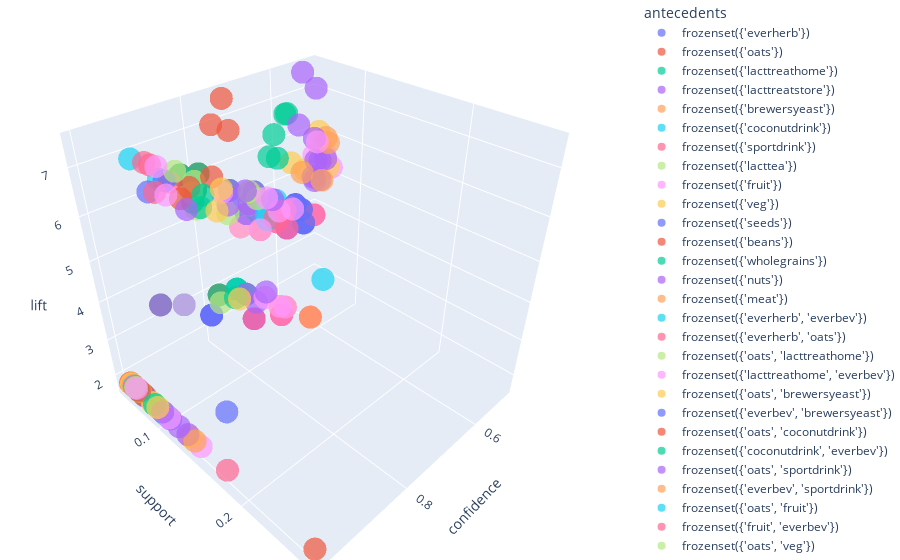

The cell this chart's notebook holds for it:
### Markdown cell above
__Antecedent:__ refers to the items on the LEFT ie., the item which the customer buy.

__Consequent:__ refers to the items on the RIGHT ie., the item which the customer follows to buy.

### Code cell
fig = px.scatter_3d(rules, x='confidence', y='support', z='lift', opacity=0.7, color='antecedents')
                    #color='petal_length', symbol='species')
# tight layout
fig.update_layout(margin=dict(l=0, r=0, b=0, t=0))
fig.show()

### Figure 1 — Plotly figure (JSON) as saved in the notebook; plotly's stock layout.template omitted (floating-point values rounded to 4 significant figures)
{"data": [{"hovertemplate": "antecedents=frozenset({'everherb'})<br>confidence=%{x}<br>support=%{y}<br>lift=%{z}<extra></extra>", "legendgroup": "frozenset({'everherb'})", "marker": {"color": "#636efa", "opacity": 0.7, "symbol": "circle"}, "mode": "markers", "name": "frozenset({'everherb'})", "scene": "scene", "showlegend": true, "type": "scatter3d", "x": [0.9105], "y": [0.1283], "z": [1.641]}, {"hovertemplate": "antecedents=frozenset({'oats'})<br>confidence=%{x}<br>support=%{y}<br>lift=%{z}<extra></extra>", "legendgroup": "frozenset({'oats'})", "marker": {"color": "#EF553B", "opacity": 0.7, "symbol": "circle"}, "mode": "markers", "name": "frozenset({'oats'})", "scene": "scene", "showlegend": true, "type": "scatter3d", "x": [1], "y": [0.2648], "z": [1.802]}, {"hovertemplate": "antecedents=frozenset({'lacttreathome'})<br>confidence=%{x}<br>support=%{y}<br>lift=%{z}<extra></extra>", "legendgroup": "frozenset({'lacttreathome'})", "marker": {"color": "#00cc96", "opacity": 0.7, "symbol": "circle"}, "mode": "markers", "name": "frozenset({'lacttreathome'})", "scene": "scene", "showlegend": true, "type": "scatter3d", "x": [1, 0.8723, 0.8723], "y": [0.06973, 0.06083, 0.06083], "z": [1.802, 3.294, 3.294]}, {"hovertemplate": "antecedents=frozenset({'lacttreatstore'})<br>confidence=%{x}<br>support=%{y}<br>lift=%{z}<extra></extra>", "legendgroup": "frozenset({'lacttreatstore'})", "marker": {"color": "#ab63fa", "opacity": 0.7, "symbol": "circle"}, "mode": "markers", "name": "frozenset({'lacttreatstore'})", "scene": "scene", "showlegend": true, "type": "scatter3d", "x": [1], "y": [0.07418], "z": [1.802]}, {"hovertemplate": "antecedents=frozenset({'brewersyeast'})<br>confidence=%{x}<br>support=%{y}<br>lift=%{z}<extra></extra>", "legendgroup": "frozenset({'brewersyeast'})", "marker": {"color": "#FFA15A", "opacity": 0.7, "symbol": "circle"}, "mode": "markers", "name": "frozenset({'brewersyeast'})", "scene": "scene", "showlegend": true, "type": "scatter3d", "x": [1, 0.9125, 0.9125], "y": [0.05935, 0.05415, 0.05415], "z": [1.802, 3.446, 3.446]}, {"hovertemplate": "antecedents=frozenset({'coconutdrink'})<br>confidence=%{x}<br>support=%{y}<br>lift=%{z}<extra></extra>", "legendgroup": "frozenset({'coconutdrink'})", "marker": {"color": "#19d3f3", "opacity": 0.7, "symbol": "circle"}, "mode": "markers", "name": "frozenset({'coconutdrink'})", "scene": "scene", "showlegend": true, "type": "scatter3d", "x": [1, 0.732, 0.732], "y": [0.07196, 0.05267, 0.05267], "z": [1.802, 2.764, 2.764]}, {"hovertemplate": "antecedents=frozenset({'sportdrink'})<br>confidence=%{x}<br>support=%{y}<br>lift=%{z}<extra></extra>", "legendgroup": "frozenset({'sportdrink'})", "marker": {"color": "#FF6692", "opacity": 0.7, "symbol": "circle"}, "mode": "markers", "name": "frozenset({'sportdrink'})", "scene": "scene", "showlegend": true, "type": "scatter3d", "x": [1, 0.6736, 0.6736], "y": [0.1773, 0.1194, 0.1194], "z": [1.802, 2.544, 2.544]}, {"hovertemplate": "antecedents=frozenset({'lacttea'})<br>confidence=%{x}<br>support=%{y}<br>lift=%{z}<extra></extra>", "legendgroup": "frozenset({'lacttea'})", "marker": {"color": "#B6E880", "opacity": 0.7, "symbol": "circle"}, "mode": "markers", "name": "frozenset({'lacttea'})", "scene": "scene", "showlegend": true, "type": "scatter3d", "x": [1], "y": [0.06009], "z": [1.802]}, {"hovertemplate": "antecedents=frozenset({'fruit'})<br>confidence=%{x}<br>support=%{y}<br>lift=%{z}<extra></extra>", "legendgroup": "frozenset({'fruit'})", "marker": {"color": "#FF97FF", "opacity": 0.7, "symbol": "circle"}, "mode": "markers", "name": "frozenset({'fruit'})", "scene": "scene", "showlegend": true, "type": "scatter3d", "x": [1, 0.7222, 0.7374, 0.5859, 0.7273, 0.7222, 0.7374, 0.5859, 0.7273, 0.5404, 0.5101, 0.5859], "y": [0.1469, 0.1061, 0.1083, 0.08605, 0.1068, 0.1061, 0.1083, 0.08605, 0.1068, 0.07938, 0.07493, 0.08605], "z": [1.802, 2.727, 5.522, 4.487, 5.215, 2.727, 5.522, 4.487, 5.215, 5.781, 5.289, 5.983]}, {"hovertemplate": "antecedents=frozenset({'veg'})<br>confidence=%{x}<br>support=%{y}<br>lift=%{z}<extra></extra>", "legendgroup": "frozenset({'veg'})", "marker": {"color": "#FECB52", "opacity": 0.7, "symbol": "circle"}, "mode": "markers", "name": "frozenset({'veg'})", "scene": "scene", "showlegend": true, "type": "scatter3d", "x": [1, 0.7, 0.8111, 0.65, 0.7333, 0.7, 0.8111, 0.65, 0.7333, 0.5944, 0.5, 0.5389, 0.6444, 0.5333], "y": [0.1335, 0.09347, 0.1083, 0.0868, 0.09792, 0.09347, 0.1083, 0.0868, 0.09792, 0.07938, 0.06677, 0.07196, 0.08605, 0.07122], "z": [1.802, 2.643, 5.522, 4.978, 5.258, 2.643, 5.522, 4.978, 5.258, 5.604, 5.185, 6.262, 6.033, 5.845]}, {"hovertemplate": "antecedents=frozenset({'seeds'})<br>confidence=%{x}<br>support=%{y}<br>lift=%{z}<extra></extra>", "legendgroup": "frozenset({'seeds'})", "marker": {"color": "#636efa", "opacity": 0.7, "symbol": "circle"}, "mode": "markers", "name": "frozenset({'seeds'})", "scene": "scene", "showlegend": true, "type": "scatter3d", "x": [1, 0.8496, 0.5414, 0.5489, 0.5714, 0.8496, 0.5414, 0.5489, 0.5714], "y": [0.09866, 0.08383, 0.05341, 0.05415, 0.05638, 0.08383, 0.05341, 0.05415, 0.05638], "z": [1.802, 3.208, 3.686, 4.11, 4.377, 3.208, 3.686, 4.11, 4.377]}, {"hovertemplate": "antecedents=frozenset({'beans'})<br>confidence=%{x}<br>support=%{y}<br>lift=%{z}<extra></extra>", "legendgroup": "frozenset({'beans'})", "marker": {"color": "#EF553B", "opacity": 0.7, "symbol": "circle"}, "mode": "markers", "name": "frozenset({'beans'})", "scene": "scene", "showlegend": true, "type": "scatter3d", "x": [1, 0.7835, 0.8247, 0.8454, 0.8041, 0.8144, 0.7835, 0.8247, 0.8454, 0.8041, 0.8144, 0.7629, 0.7216, 0.732], "y": [0.07196, 0.05638, 0.05935, 0.06083, 0.05786, 0.05861, 0.05638, 0.05935, 0.06083, 0.05786, 0.05861, 0.0549, 0.05193, 0.05267], "z": [1.802, 2.958, 5.615, 6.331, 6.159, 5.84, 2.958, 5.615, 6.331, 6.159, 5.84, 7.044, 6.755, 7.475]}, {"hovertemplate": "antecedents=frozenset({'wholegrains'})<br>confidence=%{x}<br>support=%{y}<br>lift=%{z}<extra></extra>", "legendgroup": "frozenset({'wholegrains'})", "marker": {"color": "#00cc96", "opacity": 0.7, "symbol": "circle"}, "mode": "markers", "name": "frozenset({'wholegrains'})", "scene": "scene", "showlegend": true, "type": "scatter3d", "x": [1, 0.7288, 0.7119, 0.7542, 0.6864, 0.7034, 0.7288, 0.7119, 0.7542, 0.6864, 0.7034, 0.6356, 0.6102, 0.5763, 0.6186], "y": [0.08754, 0.0638, 0.06231, 0.06602, 0.06009, 0.06157, 0.0638, 0.06231, 0.06602, 0.06009, 0.06157, 0.05564, 0.05341, 0.05045, 0.05415], "z": [1.802, 2.752, 4.846, 5.648, 5.258, 5.043, 2.752, 4.846, 5.648, 5.258, 5.043, 5.868, 5.712, 6.639, 6.318]}, {"hovertemplate": "antecedents=frozenset({'nuts'})<br>confidence=%{x}<br>support=%{y}<br>lift=%{z}<extra></extra>", "legendgroup": "frozenset({'nuts'})", "marker": {"color": "#ab63fa", "opacity": 0.7, "symbol": "circle"}, "mode": "markers", "name": "frozenset({'nuts'})", "scene": "scene", "showlegend": true, "type": "scatter3d", "x": [1, 0.7841, 0.6591, 0.6648, 0.6989, 0.7841, 0.6591, 0.6648, 0.6989, 0.5284, 0.5057, 0.5284, 0.5511, 0.5568, 0.5455], "y": [0.1306, 0.1024, 0.08605, 0.0868, 0.09125, 0.1024, 0.08605, 0.0868, 0.09125, 0.06899, 0.06602, 0.06899, 0.07196, 0.0727, 0.07122], "z": [1.802, 2.961, 4.487, 4.978, 5.011, 2.961, 4.487, 4.978, 5.011, 4.981, 5.41, 5.479, 5.089, 5.212, 5.57]}, {"hovertemplate": "antecedents=frozenset({'meat'})<br>confidence=%{x}<br>support=%{y}<br>lift=%{z}<extra></extra>", "legendgroup": "frozenset({'meat'})", "marker": {"color": "#FFA15A", "opacity": 0.7, "symbol": "circle"}, "mode": "markers", "name": "frozenset({'meat'})", "scene": "scene", "showlegend": true, "type": "scatter3d", "x": [1, 0.6915, 0.766, 0.7021, 0.6543, 0.6915, 0.766, 0.7021, 0.6543, 0.5372, 0.617, 0.5213, 0.5106], "y": [0.1395, 0.09644, 0.1068, 0.09792, 0.09125, 0.09644, 0.1068, 0.09792, 0.09125, 0.07493, 0.08605, 0.0727, 0.07122], "z": [1.802, 2.611, 5.215, 5.258, 5.011, 2.611, 5.215, 5.258, 5.011, 5.064, 5.697, 6.058, 5.883]}, {"hovertemplate": "antecedents=frozenset({'everherb', 'everbev'})<br>confidence=%{x}<br>support=%{y}<br>lift=%{z}<extra></extra>", "legendgroup": "frozenset({'everherb', 'everbev'})", "marker": {"color": "#19d3f3", "opacity": 0.7, "symbol": "circle"}, "mode": "markers", "name": "frozenset({'everherb', 'everbev'})", "scene": "scene", "showlegend": true, "type": "scatter3d", "x": [0.5087], "y": [0.06528], "z": [1.921]}, {"hovertemplate": "antecedents=frozenset({'everherb', 'oats'})<br>confidence=%{x}<br>support=%{y}<br>lift=%{z}<extra></extra>", "legendgroup": "frozenset({'everherb', 'oats'})", "marker": {"color": "#FF6692", "opacity": 0.7, "symbol": "circle"}, "mode": "markers", "name": "frozenset({'everherb', 'oats'})", "scene": "scene", "showlegend": true, "type": "scatter3d", "x": [1], "y": [0.06528], "z": [1.802]}, {"hovertemplate": "antecedents=frozenset({'oats', 'lacttreathome'})<br>confidence=%{x}<br>support=%{y}<br>lift=%{z}<extra></extra>", "legendgroup": "frozenset({'oats', 'lacttreathome'})", "marker": {"color": "#B6E880", "opacity": 0.7, "symbol": "circle"}, "mode": "markers", "name": "frozenset({'oats', 'lacttreathome'})", "scene": "scene", "showlegend": true, "type": "scatter3d", "x": [1], "y": [0.06083], "z": [1.802]}, {"hovertemplate": "antecedents=frozenset({'lacttreathome', 'everbev'})<br>confidence=%{x}<br>support=%{y}<br>lift=%{z}<extra></extra>", "legendgroup": "frozenset({'lacttreathome', 'everbev'})", "marker": {"color": "#FF97FF", "opacity": 0.7, "symbol": "circle"}, "mode": "markers", "name": "frozenset({'lacttreathome', 'everbev'})", "scene": "scene", "showlegend": true, "type": "scatter3d", "x": [0.8723], "y": [0.06083], "z": [3.294]}, {"hovertemplate": "antecedents=frozenset({'oats', 'brewersyeast'})<br>confidence=%{x}<br>support=%{y}<br>lift=%{z}<extra></extra>", "legendgroup": "frozenset({'oats', 'brewersyeast'})", "marker": {"color": "#FECB52", "opacity": 0.7, "symbol": "circle"}, "mode": "markers", "name": "frozenset({'oats', 'brewersyeast'})", "scene": "scene", "showlegend": true, "type": "scatter3d", "x": [1], "y": [0.05415], "z": [1.802]}, {"hovertemplate": "antecedents=frozenset({'everbev', 'brewersyeast'})<br>confidence=%{x}<br>support=%{y}<br>lift=%{z}<extra></extra>", "legendgroup": "frozenset({'everbev', 'brewersyeast'})", "marker": {"color": "#636efa", "opacity": 0.7, "symbol": "circle"}, "mode": "markers", "name": "frozenset({'everbev', 'brewersyeast'})", "scene": "scene", "showlegend": true, "type": "scatter3d", "x": [0.9125], "y": [0.05415], "z": [3.446]}, {"hovertemplate": "antecedents=frozenset({'oats', 'coconutdrink'})<br>confidence=%{x}<br>support=%{y}<br>lift=%{z}<extra></extra>", "legendgroup": "frozenset({'oats', 'coconutdrink'})", "marker": {"color": "#EF553B", "opacity": 0.7, "symbol": "circle"}, "mode": "markers", "name": "frozenset({'oats', 'coconutdrink'})", "scene": "scene", "showlegend": true, "type": "scatter3d", "x": [1], "y": [0.05267], "z": [1.802]}, {"hovertemplate": "antecedents=frozenset({'coconutdrink', 'everbev'})<br>confidence=%{x}<br>support=%{y}<br>lift=%{z}<extra></extra>", "legendgroup": "frozenset({'coconutdrink', 'everbev'})", "marker": {"color": "#00cc96", "opacity": 0.7, "symbol": "circle"}, "mode": "markers", "name": "frozenset({'coconutdrink', 'everbev'})", "scene": "scene", "showlegend": true, "type": "scatter3d", "x": [0.732], "y": [0.05267], "z": [2.764]}, {"hovertemplate": "antecedents=frozenset({'oats', 'sportdrink'})<br>confidence=%{x}<br>support=%{y}<br>lift=%{z}<extra></extra>", "legendgroup": "frozenset({'oats', 'sportdrink'})", "marker": {"color": "#ab63fa", "opacity": 0.7, "symbol": "circle"}, "mode": "markers", "name": "frozenset({'oats', 'sportdrink'})", "scene": "scene", "showlegend": true, "type": "scatter3d", "x": [1], "y": [0.1194], "z": [1.802]}, {"hovertemplate": "antecedents=frozenset({'everbev', 'sportdrink'})<br>confidence=%{x}<br>support=%{y}<br>lift=%{z}<extra></extra>", "legendgroup": "frozenset({'everbev', 'sportdrink'})", "marker": {"color": "#FFA15A", "opacity": 0.7, "symbol": "circle"}, "mode": "markers", "name": "frozenset({'everbev', 'sportdrink'})", "scene": "scene", "showlegend": true, "type": "scatter3d", "x": [0.6736], "y": [0.1194], "z": [2.544]}, {"hovertemplate": "antecedents=frozenset({'oats', 'fruit'})<br>confidence=%{x}<br>support=%{y}<br>lift=%{z}<extra></extra>", "legendgroup": "frozenset({'oats', 'fruit'})", "marker": {"color": "#19d3f3", "opacity": 0.7, "symbol": "circle"}, "mode": "markers", "name": "frozenset({'oats', 'fruit'})", "scene": "scene", "showlegend": true, "type": "scatter3d", "x": [1, 0.7483, 0.6503, 0.7063], "y": [0.1061, 0.07938, 0.06899, 0.07493], "z": [1.802, 5.604, 4.981, 5.064]}, {"hovertemplate": "antecedents=frozenset({'fruit', 'everbev'})<br>confidence=%{x}<br>support=%{y}<br>lift=%{z}<extra></extra>", "legendgroup": "frozenset({'fruit', 'everbev'})", "marker": {"color": "#FF6692", "opacity": 0.7, "symbol": "circle"}, "mode": "markers", "name": "frozenset({'fruit', 'everbev'})", "scene": "scene", "showlegend": true, "type": "scatter3d", "x": [0.7222, 0.7374, 0.5859, 0.7273], "y": [0.1061, 0.1083, 0.08605, 0.1068], "z": [2.727, 5.522, 4.487, 5.215]}, {"hovertemplate": "antecedents=frozenset({'oats', 'veg'})<br>confidence=%{x}<br>support=%{y}<br>lift=%{z}<extra></extra>", "legendgroup": "frozenset({'oats', 'veg'})", "marker": {"color": "#B6E880", "opacity": 0.7, "symbol": "circle"}, "mode": "markers", "name": "frozenset({'oats', 'veg'})", "scene": "scene", "showlegend": true, "type": "scatter3d", "x": [1, 0.8492, 0.7063, 0.7143], "y": [0.09347, 0.07938, 0.06602, 0.06677], "z": [1.802, 5.781, 5.41, 5.122]}, {"hovertemplate": "antecedents=frozenset({'everbev', 'veg'})<br>confidence=%{x}<br>support=%{y}<br>lift=%{z}<extra></extra>", "legendgroup": "frozenset({'everbev', 'veg'})", "marker": {"color": "#FF97FF", "opacity": 0.7, "symbol": "circle"}, "mode": "markers", "name": "frozenset({'everbev', 'veg'})", "scene": "scene", "showlegend": true, "type": "scatter3d", "x": [0.7, 0.8111, 0.65, 0.7333], "y": [0.09347, 0.1083, 0.0868, 0.09792], "z": [2.643, 5.522, 4.978, 5.258]}, {"hovertemplate": "antecedents=frozenset({'oats', 'seeds'})<br>confidence=%{x}<br>support=%{y}<br>lift=%{z}<extra></extra>", "legendgroup": "frozenset({'oats', 'seeds'})", "marker": {"color": "#FECB52", "opacity": 0.7, "symbol": "circle"}, "mode": "markers", "name": "frozenset({'oats', 'seeds'})", "scene": "scene", "showlegend": true, "type": "scatter3d", "x": [1], "y": [0.08383], "z": [1.802]}, {"hovertemplate": "antecedents=frozenset({'everbev', 'seeds'})<br>confidence=%{x}<br>support=%{y}<br>lift=%{z}<extra></extra>", "legendgroup": "frozenset({'everbev', 'seeds'})", "marker": {"color": "#636efa", "opacity": 0.7, "symbol": "circle"}, "mode": "markers", "name": "frozenset({'everbev', 'seeds'})", "scene": "scene", "showlegend": true, "type": "scatter3d", "x": [0.8496, 0.5414, 0.5489, 0.5714], "y": [0.08383, 0.05341, 0.05415, 0.05638], "z": [3.208, 3.686, 4.11, 4.377]}, {"hovertemplate": "antecedents=frozenset({'oats', 'beans'})<br>confidence=%{x}<br>support=%{y}<br>lift=%{z}<extra></extra>", "legendgroup": "frozenset({'oats', 'beans'})", "marker": {"color": "#EF553B", "opacity": 0.7, "symbol": "circle"}, "mode": "markers", "name": "frozenset({'oats', 'beans'})", "scene": "scene", "showlegend": true, "type": "scatter3d", "x": [1], "y": [0.05638], "z": [1.802]}, {"hovertemplate": "antecedents=frozenset({'everbev', 'beans'})<br>confidence=%{x}<br>support=%{y}<br>lift=%{z}<extra></extra>", "legendgroup": "frozenset({'everbev', 'beans'})", "marker": {"color": "#00cc96", "opacity": 0.7, "symbol": "circle"}, "mode": "markers", "name": "frozenset({'everbev', 'beans'})", "scene": "scene", "showlegend": true, "type": "scatter3d", "x": [0.7835, 0.8247, 0.8454, 0.8041, 0.8144], "y": [0.05638, 0.05935, 0.06083, 0.05786, 0.05861], "z": [2.958, 5.615, 6.331, 6.159, 5.84]}, {"hovertemplate": "antecedents=frozenset({'wholegrains', 'everbev'})<br>confidence=%{x}<br>support=%{y}<br>lift=%{z}<extra></extra>", "legendgroup": "frozenset({'wholegrains', 'everbev'})", "marker": {"color": "#ab63fa", "opacity": 0.7, "symbol": "circle"}, "mode": "markers", "name": "frozenset({'wholegrains', 'everbev'})", "scene": "scene", "showlegend": true, "type": "scatter3d", "x": [0.7288, 0.7119, 0.7542, 0.6864, 0.7034], "y": [0.0638, 0.06231, 0.06602, 0.06009, 0.06157], "z": [2.752, 4.846, 5.648, 5.258, 5.043]}, {"hovertemplate": "antecedents=frozenset({'wholegrains', 'oats'})<br>confidence=%{x}<br>support=%{y}<br>lift=%{z}<extra></extra>", "legendgroup": "frozenset({'wholegrains', 'oats'})", "marker": {"color": "#FFA15A", "opacity": 0.7, "symbol": "circle"}, "mode": "markers", "name": "frozenset({'wholegrains', 'oats'})", "scene": "scene", "showlegend": true, "type": "scatter3d", "x": [1], "y": [0.0638], "z": [1.802]}, {"hovertemplate": "antecedents=frozenset({'oats', 'nuts'})<br>confidence=%{x}<br>support=%{y}<br>lift=%{z}<extra></extra>", "legendgroup": "frozenset({'oats', 'nuts'})", "marker": {"color": "#19d3f3", "opacity": 0.7, "symbol": "circle"}, "mode": "markers", "name": "frozenset({'oats', 'nuts'})", "scene": "scene", "showlegend": true, "type": "scatter3d", "x": [1, 0.6739, 0.6449, 0.6739], "y": [0.1024, 0.06899, 0.06602, 0.06899], "z": [1.802, 4.588, 4.83, 4.832]}, {"hovertemplate": "antecedents=frozenset({'nuts', 'everbev'})<br>confidence=%{x}<br>support=%{y}<br>lift=%{z}<extra></extra>", "legendgroup": "frozenset({'nuts', 'everbev'})", "marker": {"color": "#FF6692", "opacity": 0.7, "symbol": "circle"}, "mode": "markers", "name": "frozenset({'nuts', 'everbev'})", "scene": "scene", "showlegend": true, "type": "scatter3d", "x": [0.7841, 0.6591, 0.6648, 0.6989], "y": [0.1024, 0.08605, 0.0868, 0.09125], "z": [2.961, 4.487, 4.978, 5.011]}, {"hovertemplate": "antecedents=frozenset({'oats', 'meat'})<br>confidence=%{x}<br>support=%{y}<br>lift=%{z}<extra></extra>", "legendgroup": "frozenset({'oats', 'meat'})", "marker": {"color": "#B6E880", "opacity": 0.7, "symbol": "circle"}, "mode": "markers", "name": "frozenset({'oats', 'meat'})", "scene": "scene", "showlegend": true, "type": "scatter3d", "x": [1, 0.7769, 0.6923, 0.7154], "y": [0.09644, 0.07493, 0.06677, 0.06899], "z": [1.802, 5.289, 5.185, 5.479]}, {"hovertemplate": "antecedents=frozenset({'everbev', 'meat'})<br>confidence=%{x}<br>support=%{y}<br>lift=%{z}<extra></extra>", "legendgroup": "frozenset({'everbev', 'meat'})", "marker": {"color": "#FF97FF", "opacity": 0.7, "symbol": "circle"}, "mode": "markers", "name": "frozenset({'everbev', 'meat'})", "scene": "scene", "showlegend": true, "type": "scatter3d", "x": [0.6915, 0.766, 0.7021, 0.6543], "y": [0.09644, 0.1068, 0.09792, 0.09125], "z": [2.611, 5.215, 5.258, 5.011]}, {"hovertemplate": "antecedents=frozenset({'fruit', 'sportdrink'})<br>confidence=%{x}<br>support=%{y}<br>lift=%{z}<extra></extra>", "legendgroup": "frozenset({'fruit', 'sportdrink'})", "marker": {"color": "#FECB52", "opacity": 0.7, "symbol": "circle"}, "mode": "markers", "name": "frozenset({'fruit', 'sportdrink'})", "scene": "scene", "showlegend": true, "type": "scatter3d", "x": [1], "y": [0.06677], "z": [1.802]}, {"hovertemplate": "antecedents=frozenset({'sportdrink', 'veg'})<br>confidence=%{x}<br>support=%{y}<br>lift=%{z}<extra></extra>", "legendgroup": "frozenset({'sportdrink', 'veg'})", "marker": {"color": "#636efa", "opacity": 0.7, "symbol": "circle"}, "mode": "markers", "name": "frozenset({'sportdrink', 'veg'})", "scene": "scene", "showlegend": true, "type": "scatter3d", "x": [1], "y": [0.05935], "z": [1.802]}, {"hovertemplate": "antecedents=frozenset({'nuts', 'sportdrink'})<br>confidence=%{x}<br>support=%{y}<br>lift=%{z}<extra></extra>", "legendgroup": "frozenset({'nuts', 'sportdrink'})", "marker": {"color": "#EF553B", "opacity": 0.7, "symbol": "circle"}, "mode": "markers", "name": "frozenset({'nuts', 'sportdrink'})", "scene": "scene", "showlegend": true, "type": "scatter3d", "x": [1], "y": [0.05638], "z": [1.802]}, {"hovertemplate": "antecedents=frozenset({'sportdrink', 'meat'})<br>confidence=%{x}<br>support=%{y}<br>lift=%{z}<extra></extra>", "legendgroup": "frozenset({'sportdrink', 'meat'})", "marker": {"color": "#00cc96", "opacity": 0.7, "symbol": "circle"}, "mode": "markers", "name": "frozenset({'sportdrink', 'meat'})", "scene": "scene", "showlegend": true, "type": "scatter3d", "x": [1], "y": [0.0638], "z": [1.802]}, {"hovertemplate": "antecedents=frozenset({'fruit', 'veg'})<br>confidence=%{x}<br>support=%{y}<br>lift=%{z}<extra></extra>", "legendgroup": "frozenset({'fruit', 'veg'})", "marker": {"color": "#ab63fa", "opacity": 0.7, "symbol": "circle"}, "mode": "markers", "name": "frozenset({'fruit', 'veg'})", "scene": "scene", "showlegend": true, "type": "scatter3d", "x": [1, 0.7329, 0.5068, 0.5137, 0.6644, 0.7945], "y": [0.1083, 0.07938, 0.0549, 0.05564, 0.07196, 0.08605], "z": [1.802, 2.767, 7.044, 5.868, 5.089, 5.697]}, {"hovertemplate": "antecedents=frozenset({'fruit', 'seeds'})<br>confidence=%{x}<br>support=%{y}<br>lift=%{z}<extra></extra>", "legendgroup": "frozenset({'fruit', 'seeds'})", "marker": {"color": "#FFA15A", "opacity": 0.7, "symbol": "circle"}, "mode": "markers", "name": "frozenset({'fruit', 'seeds'})", "scene": "scene", "showlegend": true, "type": "scatter3d", "x": [1], "y": [0.05341], "z": [1.802]}, {"hovertemplate": "antecedents=frozenset({'fruit', 'beans'})<br>confidence=%{x}<br>support=%{y}<br>lift=%{z}<extra></extra>", "legendgroup": "frozenset({'fruit', 'beans'})", "marker": {"color": "#19d3f3", "opacity": 0.7, "symbol": "circle"}, "mode": "markers", "name": "frozenset({'fruit', 'beans'})", "scene": "scene", "showlegend": true, "type": "scatter3d", "x": [1, 0.925, 0.875], "y": [0.05935, 0.0549, 0.05193], "z": [1.802, 6.927, 6.274]}, {"hovertemplate": "antecedents=frozenset({'wholegrains', 'fruit'})<br>confidence=%{x}<br>support=%{y}<br>lift=%{z}<extra></extra>", "legendgroup": "frozenset({'wholegrains', 'fruit'})", "marker": {"color": "#FF6692", "opacity": 0.7, "symbol": "circle"}, "mode": "markers", "name": "frozenset({'wholegrains', 'fruit'})", "scene": "scene", "showlegend": true, "type": "scatter3d", "x": [1, 0.8929, 0.8571], "y": [0.06231, 0.05564, 0.05341], "z": [1.802, 6.687, 6.146]}, {"hovertemplate": "antecedents=frozenset({'fruit', 'nuts'})<br>confidence=%{x}<br>support=%{y}<br>lift=%{z}<extra></extra>", "legendgroup": "frozenset({'fruit', 'nuts'})", "marker": {"color": "#B6E880", "opacity": 0.7, "symbol": "circle"}, "mode": "markers", "name": "frozenset({'fruit', 'nuts'})", "scene": "scene", "showlegend": true, "type": "scatter3d", "x": [1, 0.8017, 0.8362, 0.8448], "y": [0.08605, 0.06899, 0.07196, 0.0727], "z": [1.802, 3.027, 6.262, 6.058]}, {"hovertemplate": "antecedents=frozenset({'fruit', 'meat'})<br>confidence=%{x}<br>support=%{y}<br>lift=%{z}<extra></extra>", "legendgroup": "frozenset({'fruit', 'meat'})", "marker": {"color": "#FF97FF", "opacity": 0.7, "symbol": "circle"}, "mode": "markers", "name": "frozenset({'fruit', 'meat'})", "scene": "scene", "showlegend": true, "type": "scatter3d", "x": [1, 0.7014, 0.8056, 0.5, 0.6806], "y": [0.1068, 0.07493, 0.08605, 0.05341, 0.0727], "z": [1.802, 2.648, 6.033, 5.712, 5.212]}, {"hovertemplate": "antecedents=frozenset({'seeds', 'veg'})<br>confidence=%{x}<br>support=%{y}<br>lift=%{z}<extra></extra>", "legendgroup": "frozenset({'seeds', 'veg'})", "marker": {"color": "#FECB52", "opacity": 0.7, "symbol": "circle"}, "mode": "markers", "name": "frozenset({'seeds', 'veg'})", "scene": "scene", "showlegend": true, "type": "scatter3d", "x": [1], "y": [0.05415], "z": [1.802]}, {"hovertemplate": "antecedents=frozenset({'beans', 'veg'})<br>confidence=%{x}<br>support=%{y}<br>lift=%{z}<extra></extra>", "legendgroup": "frozenset({'beans', 'veg'})", "marker": {"color": "#636efa", "opacity": 0.7, "symbol": "circle"}, "mode": "markers", "name": "frozenset({'beans', 'veg'})", "scene": "scene", "showlegend": true, "type": "scatter3d", "x": [1, 0.9024, 0.8659], "y": [0.06083, 0.0549, 0.05267], "z": [1.802, 6.144, 6.208]}, {"hovertemplate": "antecedents=frozenset({'wholegrains', 'veg'})<br>confidence=%{x}<br>support=%{y}<br>lift=%{z}<extra></extra>", "legendgroup": "frozenset({'wholegrains', 'veg'})", "marker": {"color": "#EF553B", "opacity": 0.7, "symbol": "circle"}, "mode": "markers", "name": "frozenset({'wholegrains', 'veg'})", "scene": "scene", "showlegend": true, "type": "scatter3d", "x": [1, 0.8427, 0.764, 0.8202], "y": [0.06602, 0.05564, 0.05045, 0.05415], "z": [1.802, 5.737, 5.852, 5.881]}, {"hovertemplate": "antecedents=frozenset({'nuts', 'veg'})<br>confidence=%{x}<br>support=%{y}<br>lift=%{z}<extra></extra>", "legendgroup": "frozenset({'nuts', 'veg'})", "marker": {"color": "#00cc96", "opacity": 0.7, "symbol": "circle"}, "mode": "markers", "name": "frozenset({'nuts', 'veg'})", "scene": "scene", "showlegend": true, "type": "scatter3d", "x": [1, 0.7607, 0.8291, 0.5812, 0.8205], "y": [0.0868, 0.06602, 0.07196, 0.05045, 0.07122], "z": [1.802, 2.872, 5.644, 6.639, 5.883]}, {"hovertemplate": "antecedents=frozenset({'veg', 'meat'})<br>confidence=%{x}<br>support=%{y}<br>lift=%{z}<extra></extra>", "legendgroup": "frozenset({'veg', 'meat'})", "marker": {"color": "#ab63fa", "opacity": 0.7, "symbol": "circle"}, "mode": "markers", "name": "frozenset({'veg', 'meat'})", "scene": "scene", "showlegend": true, "type": "scatter3d", "x": [1, 0.6818, 0.8788, 0.5379, 0.553, 0.7273], "y": [0.09792, 0.06677, 0.08605, 0.05267, 0.05415, 0.07122], "z": [1.802, 2.574, 5.983, 7.475, 6.318, 5.57]}, {"hovertemplate": "antecedents=frozenset({'nuts', 'seeds'})<br>confidence=%{x}<br>support=%{y}<br>lift=%{z}<extra></extra>", "legendgroup": "frozenset({'nuts', 'seeds'})", "marker": {"color": "#FFA15A", "opacity": 0.7, "symbol": "circle"}, "mode": "markers", "name": "frozenset({'nuts', 'seeds'})", "scene": "scene", "showlegend": true, "type": "scatter3d", "x": [1], "y": [0.05638], "z": [1.802]}, {"hovertemplate": "antecedents=frozenset({'nuts', 'beans'})<br>confidence=%{x}<br>support=%{y}<br>lift=%{z}<extra></extra>", "legendgroup": "frozenset({'nuts', 'beans'})", "marker": {"color": "#19d3f3", "opacity": 0.7, "symbol": "circle"}, "mode": "markers", "name": "frozenset({'nuts', 'beans'})", "scene": "scene", "showlegend": true, "type": "scatter3d", "x": [1], "y": [0.05786], "z": [1.802]}, {"hovertemplate": "antecedents=frozenset({'beans', 'meat'})<br>confidence=%{x}<br>support=%{y}<br>lift=%{z}<extra></extra>", "legendgroup": "frozenset({'beans', 'meat'})", "marker": {"color": "#FF6692", "opacity": 0.7, "symbol": "circle"}, "mode": "markers", "name": "frozenset({'beans', 'meat'})", "scene": "scene", "showlegend": true, "type": "scatter3d", "x": [1, 0.8861, 0.8987], "y": [0.05861, 0.05193, 0.05267], "z": [1.802, 6.032, 6.731]}, {"hovertemplate": "antecedents=frozenset({'wholegrains', 'nuts'})<br>confidence=%{x}<br>support=%{y}<br>lift=%{z}<extra></extra>", "legendgroup": "frozenset({'wholegrains', 'nuts'})", "marker": {"color": "#B6E880", "opacity": 0.7, "symbol": "circle"}, "mode": "markers", "name": "frozenset({'wholegrains', 'nuts'})", "scene": "scene", "showlegend": true, "type": "scatter3d", "x": [1, 0.8395], "y": [0.06009, 0.05045], "z": [1.802, 6.287]}, {"hovertemplate": "antecedents=frozenset({'wholegrains', 'meat'})<br>confidence=%{x}<br>support=%{y}<br>lift=%{z}<extra></extra>", "legendgroup": "frozenset({'wholegrains', 'meat'})", "marker": {"color": "#FF97FF", "opacity": 0.7, "symbol": "circle"}, "mode": "markers", "name": "frozenset({'wholegrains', 'meat'})", "scene": "scene", "showlegend": true, "type": "scatter3d", "x": [1, 0.8675, 0.8795], "y": [0.06157, 0.05341, 0.05415], "z": [1.802, 5.906, 6.587]}, {"hovertemplate": "antecedents=frozenset({'nuts', 'meat'})<br>confidence=%{x}<br>support=%{y}<br>lift=%{z}<extra></extra>", "legendgroup": "frozenset({'nuts', 'meat'})", "marker": {"color": "#FECB52", "opacity": 0.7, "symbol": "circle"}, "mode": "markers", "name": "frozenset({'nuts', 'meat'})", "scene": "scene", "showlegend": true, "type": "scatter3d", "x": [1, 0.7561, 0.7967, 0.7805], "y": [0.09125, 0.06899, 0.0727, 0.07122], "z": [1.802, 2.855, 5.424, 5.845]}], "layout": {"legend": {"title": {"text": "antecedents"}, "tracegroupgap": 0}, "margin": {"b": 0, "l": 0, "r": 0, "t": 0}, "scene": {"domain": {"x": [0, 1], "y": [0, 1]}, "xaxis": {"title": {"text": "confidence"}}, "yaxis": {"title": {"text": "support"}}, "zaxis": {"title": {"text": "lift"}}}}}
